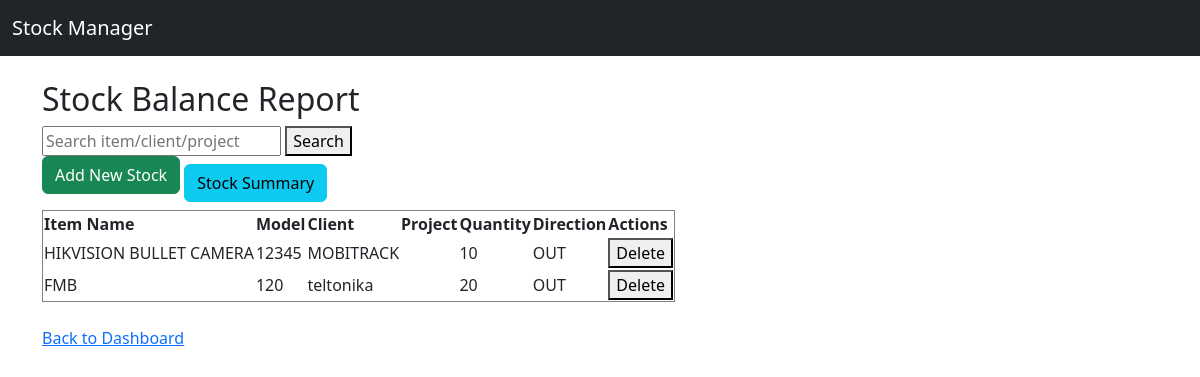
Page /stock_report (signed in) on the earlier database version.
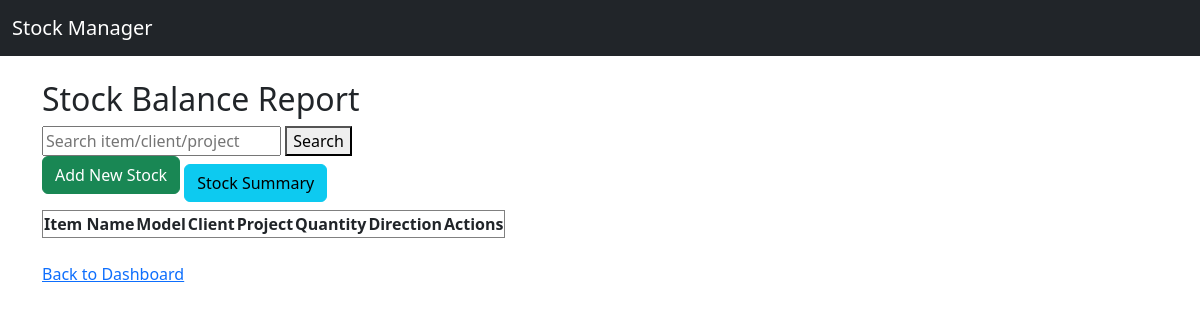
Same page on the later database version.
### app/models.py (models this page shows)
class StockItem(db.Model):
    id = db.Column(db.Integer, primary_key=True)
    timestamp = db.Column(db.DateTime, default=datetime.utcnow)
    client_name = db.Column(db.String(100))
    direction = db.Column(db.String(10))  # "IN" or "OUT"
    item_name = db.Column(db.String(100))
    model = db.Column(db.String(100))
    collected_by = db.Column(db.String(100))
    quantity = db.Column(db.Integer)
    last_updated = db.Column(db.DateTime, default=datetime.utcnow, onupdate=datetime.utcnow)

### app/routes.py (the view)
@main.route('/stock_report', methods=['GET', 'POST'])
@login_required
def stock_report():
    query = StockItem.query
    search = request.args.get('search')
    if search:
        query = query.filter(
            (StockItem.item_name.ilike(f"%{search}%")) |
            (StockItem.client_name.ilike(f"%{search}%")) |
            (StockItem.project_name.ilike(f"%{search}%"))
        )
    all_items = query.order_by(StockItem.timestamp.desc()).all()
    latest_items = {}
    for item in all_items:
        if item.item_name not in latest_items:
            latest_items[item.item_name] = item
    return render_template('stock_report.html', items=latest_items.values(), search=search)

### app/routes.py (called while the page is built)
@login_manager.user_loader
def load_user(user_id):
    return User.query.get(int(user_id))

### app/templates/stock_report.html (shortened to what this page needs)
<!DOCTYPE html>
<html>
<head>
    {% extends 'base.html' %}
{% block content %}
</head>
<body>
    <h2>Stock Balance Report</h2>
    <form method="GET">
        <input type="text" name="search" placeholder="Search item/client/project" value="{{ search or '' }}">
        <button type="submit">Search</button>
    </form>
    <a href="{{ url_for('main.add_stock') }}" class="btn btn-success mb-3">Add New Stock</a>
    <a href="{{ url_for('main.stock_summary') }}" class="btn btn-info">Stock Summary</a>
    <table border="1">
    <thead>
        <tr>
            <th>Item Name</th>
            <th>Model</th>
            <th>Client</th>
            <th>Project</th>
            <th>Quantity</th>
            <th>Direction</th>
            <th>Actions</th>
        </tr>
    </thead>
    <tbody>
        {% for item in items %}
        <tr>
            <td>{{ item.item_name }}</td>
            <td>{{ item.model }}</td>
            <td>{{ item.client_name }}</td>
            <td>{{ item.project_name }}</td>
            <td>{{ item.quantity }}</td>
            <td>{{ item.direction }}</td>
            <td>
                <form action="{{ url_for('main.delete_stock', stock_id=item.id) }}" method="POST" onsubmit="return confirm('Are you sure you want to delete this stock entry?');">
                    <button type="submit">Delete</button>
                </form>
            </td>
        </tr>
        {% endfor %}
    </tbody>
</table>
    <br>
    <a href="/dashboard">Back to Dashboard</a>
</body>
{% endblock %}

### app/templates/base.html (shortened to what this page needs)
<!DOCTYPE html>
<html lang="en">
<head>
    <link rel="stylesheet" href="{{ url_for('static', filename='style.css') }}">
    <link rel="stylesheet" href="https://cdn.jsdelivr.net/npm/bootstrap@5.3.0/dist/css/bootstrap.min.css">
</head>
<body>
    <nav class="navbar navbar-expand-lg navbar-dark bg-dark mb-4">
        <div class="container-fluid">
            <a class="navbar-brand" href="/">Stock Manager</a>
        </div>
    </nav>
    <div class="container">
        {% block content %}{% endblock %}
</body>
</html>

### app/static/style.css (style rules this page uses)
body { background-color: #f8f9fa; font-family: Arial, sans-serif; }

Differences in the rows shown:
removed StockItem: item_name "HIKVISION BULLET CAMERA", model "12345", client_name "MOBITRACK", quantity "10", direction "OUT"
removed StockItem: item_name "FMB", model "120", client_name "teltonika", quantity "20", direction "OUT"
